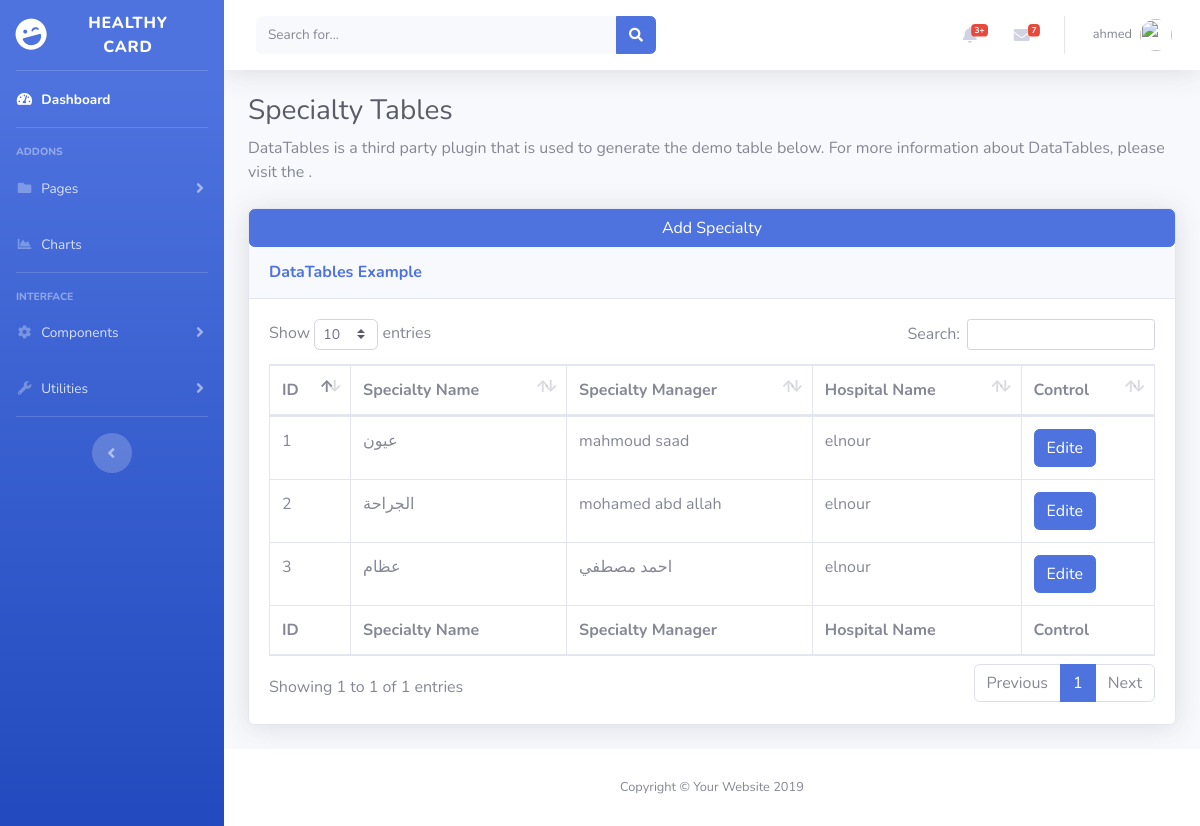
The page /admin/sections.php?id=12 (signed in) on the database its author committed.
### tables this page shows
CREATE TABLE `managers` (
  `id` int(11) NOT NULL,
  `username` varchar(255) NOT NULL,
  `email` varchar(255) NOT NULL,
  `password` varchar(255) NOT NULL,
  `phone` varchar(100) NOT NULL,
  `address` varchar(255) NOT NULL,
  `hospital_name_id` int(11) NOT NULL,
  `priv` int(11) NOT NULL
);

CREATE TABLE `section` (
  `id` int(11) NOT NULL,
  `section_name` varchar(255) NOT NULL,
  `section_manager` varchar(255) NOT NULL,
  `hospital_name_id` int(11) NOT NULL
);

CREATE TABLE `hospital` (
  `id` int(11) NOT NULL,
  `hospital_name` varchar(255) NOT NULL,
  `address` varchar(255) NOT NULL,
  `phone` varchar(100) NOT NULL,
  `em_number` varchar(100) NOT NULL
);

### admin/design/section/sectionTable.php (the view)
<div class="card shadow mb-4">
       <a href="?action=add" class="btn btn-primary" >Add Specialty</a>
         <div class="card-header py-3">
           <h6 class="m-0 font-weight-bold text-primary">DataTables Example</h6>
         </div>
         <div class="card-body">
           <div class="table-responsive">
             <table class="table table-bordered" id="dataTable" width="100%" cellspacing="0">
               <thead>
                 <tr>
                   <th>ID</th>
                   <th>Specialty Name</th>
                   <th>Specialty Manager</th>
                   <th>Hospital Name</th>
                   <th>Control</th>
                 </tr>
               </thead>
               <tfoot>
                 <tr>
                   <th>ID</th>
                   <th>Specialty Name</th>
                   <th>Specialty Manager</th>
                   <th>Hospital Name</th>
                   <th>Control</th>
                 </tr>
               </tfoot>
               <?php
                   require_once "functions/connect.php";
                   $hos  =  $_GET['id'];
                   $select = "SELECT * FROM section WHERE $hos = hospital_name_id";
                   $query  = $conn -> query($select);
                   $id   = 0;
                   foreach ($query as $sec) {
               ?>
               <tbody>
                 <tr>
                   <td><?= ++$id ?></td>
                   <td><?= $sec['section_name'] ?></td>
                   <td><?= $sec['section_manager'] ?></td>
                   <td><?php
                     $hospitalName   =   $sec['hospital_name_id'];
                     $select     =   "SELECT hospital_name FROM hospital WHERE id = $hospitalName";
                     $query  =   $conn -> query($select) -> fetch_assoc();
                     echo $query['hospital_name'];
                   ?></td>
                   <td>
                   <a class="btn btn-primary" href="?action=edite&id=<?= $sec['id']?>">Edite</a>
                   </td>
                 </tr>
               </tbody>
               <?php }; ?>
             </table>
           </div>
         </div>
       </div>

### admin/includes/header.php (shortened to what this page needs)
<nav class="navbar navbar-expand navbar-light bg-white topbar mb-4 static-top shadow">
<form class="d-none d-sm-inline-block form-inline mr-auto ml-md-3 my-2 my-md-0 mw-100 navbar-search">
  <div class="input-group">
    <input type="text" class="form-control bg-light border-0 small" placeholder="Search for..." aria-label="Search" aria-describedby="basic-addon2">
    <div class="input-group-append">
      <button class="btn btn-primary" type="button">
        <i class="fas fa-search fa-sm"></i>
      </button>
    </div>
  </div>
</form>
<ul class="navbar-nav ml-auto">
  <li class="nav-item dropdown no-arrow mx-1">
    <a class="nav-link dropdown-toggle" href="#" id="alertsDropdown" role="button" data-toggle="dropdown" aria-haspopup="true" aria-expanded="false">
      <i class="fas fa-bell fa-fw"></i>
      <span class="badge badge-danger badge-counter">3+</span>
    </a>
  </li>
  <li class="nav-item dropdown no-arrow mx-1">
    <a class="nav-link dropdown-toggle" href="#" id="messagesDropdown" role="button" data-toggle="dropdown" aria-haspopup="true" aria-expanded="false">
      <i class="fas fa-envelope fa-fw"></i>
      <span class="badge badge-danger badge-counter">7</span>
    </a>
  </li>
  <?php
  $nam  = $_SESSION['name'];
  $id  = $_SESSION['login'];
   require_once "functions/connect.php";
   $sel  = "SELECT * FROM $nam  WHERE  id = $id";
   $query = $conn -> query($sel);
   $name  = $query -> fetch_assoc();
  ?>
  <li class="nav-item dropdown no-arrow">
    <a class="nav-link dropdown-toggle" href="#" id="userDropdown" role="button" data-toggle="dropdown" aria-haspopup="true" aria-expanded="false">
      <span class="mr-2 d-none d-lg-inline text-gray-600 small"><?php echo @$name['username'] ?></span>
      <img class="img-profile rounded-circle" src="https://source.unsplash.com/QAB-WJcbgJk/60x60">
    </a>
  </li>
</ul>
</nav>

### rows shown on the page
managers: username "ahmed"
section: section_name "عيون", section_manager "mahmoud saad", hospital_name.hospital_name "elnour"
section: section_name "الجراحة", section_manager "mohamed abd allah", hospital_name.hospital_name "elnour"
section: section_name "عظام", section_manager "احمد مصطفي", hospital_name.hospital_name "elnour"
